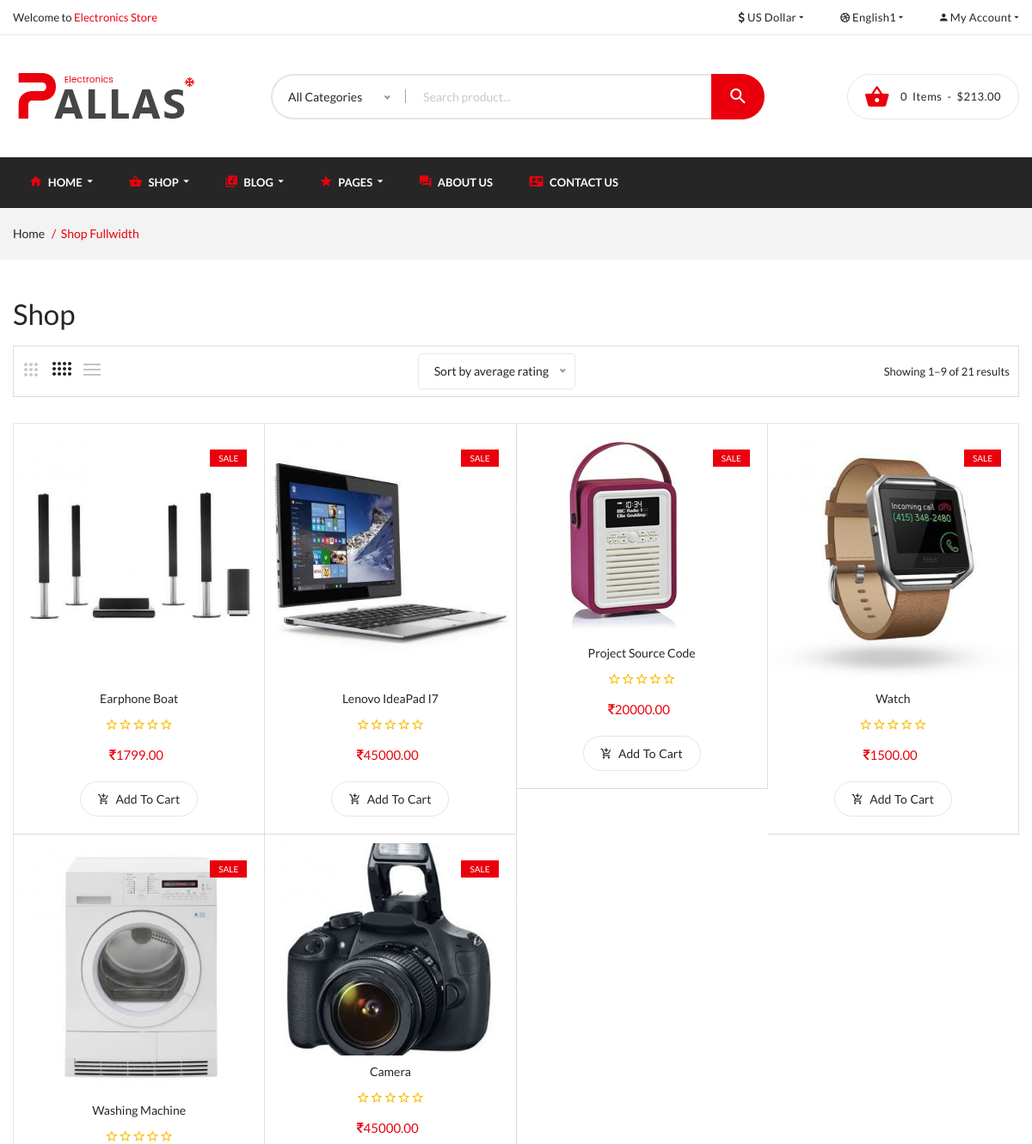
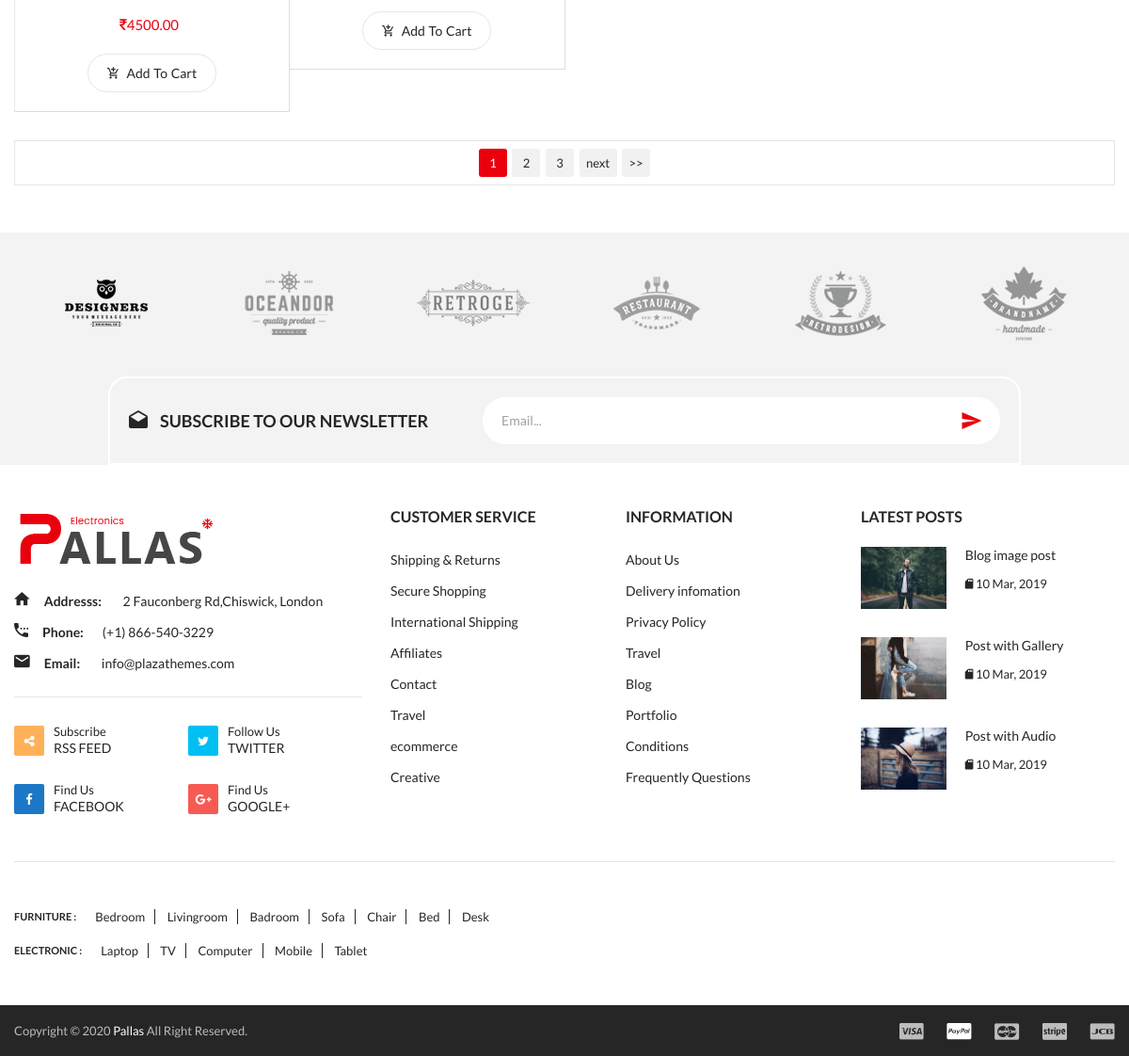
The page / on the database its author committed (2 pictures, top to bottom).
### store/models.py (models this page shows, shortened)
class Product(models.Model):
	name = models.CharField(max_length=200)
	price = models.FloatField()
	digital = models.BooleanField(default=False,null=True, blank=True)
	description= models.CharField(max_length=400, null=True)
	image = models.ImageField(null=True, blank=True)
	@property
	def imageURL(self):
		try:
			url = self.image.url
		except:
			url = ''
		return url

### store/views.py (the view)
# urls.py: path('', include('store.urls')),
def store(request):
	if request.user.is_authenticated:
		customer = request.user.customer
		order, created = Order.objects.get_or_create(customer=customer, complete=False)
		items=order.orderitem_set.all()
		cartItems=order.get_cart_items
	else:
		items = []
		order = {'get_cart_items': 0, 'get_cart_total': 0}
		cartItems = order['get_cart_items']
	products = Product.objects.all()
	context = {'products': products,'cartItems':cartItems}
	return render(request, 'store/store.html', context)

### store/templates/store/store.html (shortened to what this page needs)
{% extends 'store/main.html' %}
{% load static %}
{% block content %}
    <div class="breadcrumbs_area">
        <div class="container">
            <div class="row">
                <div class="col-12">
                    <div class="breadcrumb_content">
                        <ul>
                            <li><a href="index.html">home</a></li>
                            <li>shop fullwidth</li>
                        </ul>
                    </div>
                </div>
            </div>
        </div>
    </div>
     <div id="app" class="shop_area shop_fullwidth mt-47 mb-50">
        <div class="container">
            <div class="row">
                <div class="col-12">
                    <div class="shop_title">
                        <h1>shop</h1>
                    </div>
                    <div class="shop_toolbar_wrapper">
                        <div class="shop_toolbar_btn">
                            <button data-role="grid_3" type="button" class=" btn-grid-3" data-toggle="tooltip" title="3"></button>
                            <button data-role="grid_4" type="button"  class="active btn-grid-4" data-toggle="tooltip" title="4"></button>
                            <button data-role="grid_list" type="button"  class="btn-list" data-toggle="tooltip" title="List"></button>
                        </div>
                        <div class="page_amount">
                            <p>Showing 1–9 of 21 results</p>
                        </div>
                    </div>
                     <div class="row no-gutters shop_wrapper">
                         {% for product in products %}
                        <div class="col-lg-3 col-md-4 col-12 ">
                            <div class="single_product">
                                <div class="product_thumb">
                                    <a href="product-details.html"><img
                                            src="{{product.imageURL}}" alt=""></a>
                                    <div class="label_product">
                                        <span class="label_sale">sale</span>
                                    </div>
                                </div>
                                <div class="product_content grid_content">
                                    <div class="product_name">
                                        <h3><a href="product-details.html">{{product.name}}</a></h3>
                                    </div>
                                    <div class="product_rating">
                                        <ul>
                                            <li><a href="#"><i class="zmdi zmdi-star-outline"></i></a></li>
                                            <li><a href="#"><i class="zmdi zmdi-star-outline"></i></a></li>
                                            <li><a href="#"><i class="zmdi zmdi-star-outline"></i></a></li>
                                            <li><a href="#"><i class="zmdi zmdi-star-outline"></i></a></li>
                                            <li><a href="#"><i class="zmdi zmdi-star-outline"></i></a></li>
                                        </ul>
                                    </div>
                                     <div class="price_box">
                                        <span class="current_price"><i class="fa fa-inr" aria-hidden="true"></i>{{product.price|floatformat:2}}</span>
                                    </div>
                                    <div class="action_links">
                                        <ul>
                                            <li class="add_to_cart">
                                                <a href="#" data-product="{{product.id}}" data-action="add"
                                                   class="update-cart" title="add to cart"><i
                                                    class="zmdi zmdi-shopping-cart-plus"></i> add to cart</a></li>
                                        </ul>
                                    </div>
                                </div>
                            </div>
                        </div>
                         {% endfor %}
                    </div>
                    <div class="shop_toolbar t_bottom">
                        <div class="pagination">
                            <ul>
                                <li class="current">1</li>
                                <li><a href="#">2</a></li>
                                <li><a href="#">3</a></li>
                                <li class="next"><a href="#">next</a></li>
                                <li><a href="#">>></a></li>
                            </ul>
                        </div>
                    </div>
                </div>
            </div>
        </div>
    </div>
{% endblock content %}

### rows shown on the page
Product: imageURL (picture), name "Earphone Boat", price "1799.00"
Product: imageURL (picture), name "Lenovo IdeaPad I7", price "45000.00"
Product: imageURL (picture), name "Project Source Code", price "20000.00"
Product: imageURL (picture), name "Watch", price "1500.00"
Product: imageURL (picture), name "Washing Machine", price "4500.00"
Product: imageURL (picture), name "Camera", price "45000.00"

### other values the page prints
{{ cartItems }} "0"
